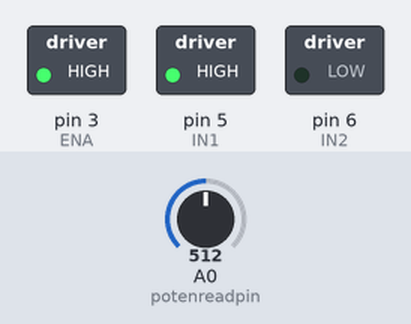
Simulated run of this program. Board: Arduino Uno, built with avr-gcc and run on an emulated ATmega328P. Shown: switched loads named in the program (green lamp = pin HIGH). The inputs (shaded band) are chosen by the test bench; at power-on: A0 (potenreadpin) = 512. What the program prints to the serial monitor is not drawn.

Above: at 0.1 s.
Timing chart, 0 to 1.6 s (numbered marks = the images above):
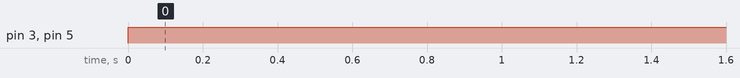

Measured:
- by itself, pin 3 (ENA), pin 5 (IN1): LOW → HIGH at 0.00 s

The program:

main.cpp
```cpp
#include <Arduino.h>
#include "Servo.h"

// put function declarations here:
// int myFunction(int, int);

//set potentiometer output pin
//int outputpin=10; //set outputvoltage pin
const int potenreadpin=A0;
  int IN1=5;
  int IN2=6;     //set IN1,IN2,ENA pin
  int ENA=3;//attach motor
void setup() {
  pinMode(IN1,OUTPUT);
  pinMode(IN2,OUTPUT);
  pinMode(ENA,OUTPUT); //5V/1024 unit 12V-0V
  pinMode(potenreadpin,INPUT); //to motor
  Serial.begin(9600);
}

void loop() {
  digitalWrite(IN1,HIGH);
  digitalWrite(IN2,LOW);
  int potenvoltage=analogRead(potenreadpin); //set analog voltage to moter
  // int result = myFunction(2, 3);
  int pwm=map(potenvoltage,0,1023,0,255);
  analogWrite(ENA,255);
  Serial.println(pwm);
  // digitalWrite(ENA,255);
}
```
